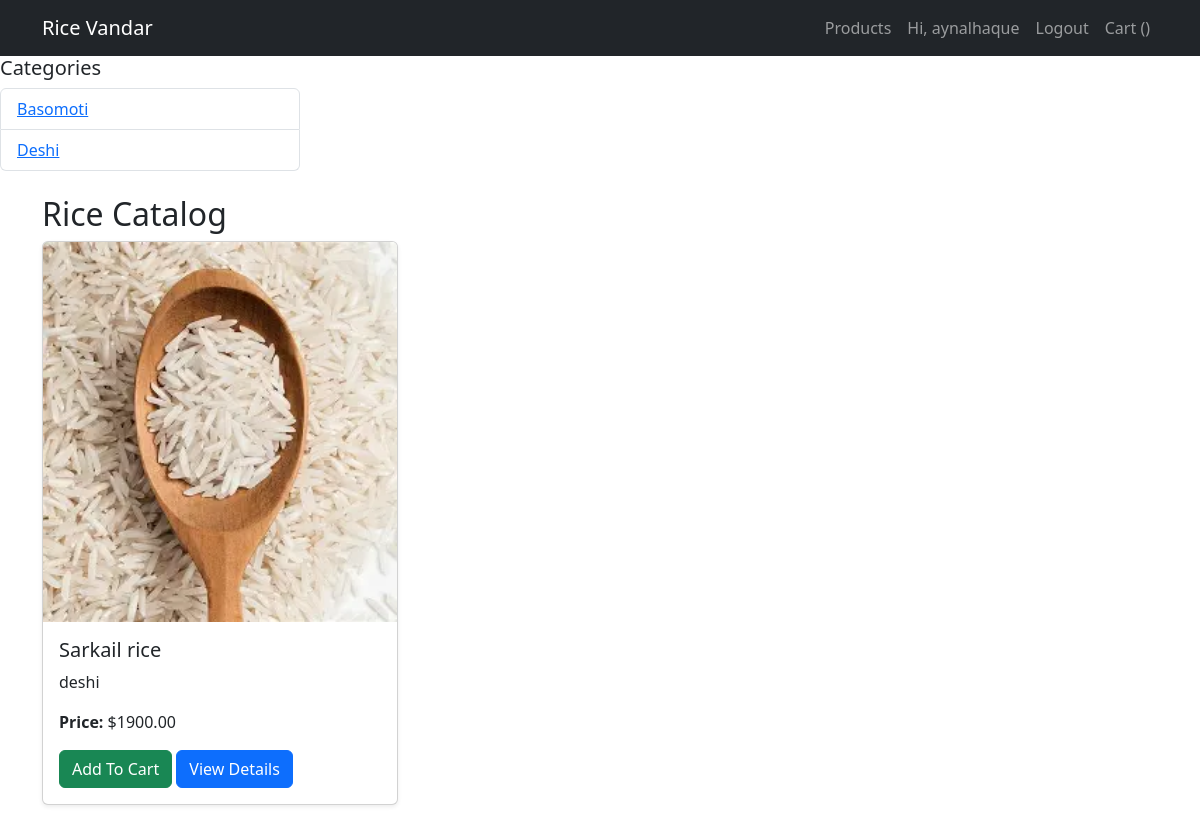
/category/1/ (signed in), run on the app's committed database.
### catalogue/models.py (models this page shows, shortened)
class RiceCategory(models.Model):
    name = models.CharField(max_length=100, unique=True)
    description = models.TextField(blank=True, null=True)
    class Meta:
        verbose_name_plural = "Rice Categories"

class Product(models.Model):
    name = models.CharField(max_length=200)
    category = models.ForeignKey(RiceCategory, on_delete=models.CASCADE, related_name="products", null=True, blank=True)
    description = models.TextField(blank=True)
    price = models.DecimalField(max_digits=10, decimal_places=2)
    stock = models.PositiveIntegerField(default=0)
    image = models.ImageField(upload_to='products/', blank=True, null=True)
    created_at = models.DateTimeField(auto_now_add=True)
    updated_at = models.DateTimeField(auto_now=True)

### catalogue/views.py (the view)
# urls.py: path('category/<int:category_id>/', views.category_products, name='category_products'),
def category_products(request, category_id):
    category = get_object_or_404(RiceCategory, pk=category_id)
    products = category.products.all()
    categories = RiceCategory.objects.all()
    return render(request, 'catalogue/product_list.html', {'products': products, 'categories': categories})

### templates/catalogue/product_list.html (shortened to what this page needs)
{% extends "base.html" %}
{% block content %}
<h2>Rice Catalog</h2>
<div class="row">
    {% for product in products %}
    <div class="col-md-4 mb-3">
        <div class="card h-100 shadow-sm">
            {% if product.image %}
            <img src="{{ product.image.url }}" class="card-img-top" alt="{{ product.name }}">
            {% endif %}
            <div class="card-body">
                <h5 class="card-title">{{ product.name }}</h5>
                <p class="card-text">{{ product.description|truncatechars:100 }}</p>
                <p class="card-text"><strong>Price:</strong> ${{ product.price }}</p>
             <a href="{% url 'cart:add_to_cart' product.id %}" class="btn btn-success">Add To Cart</a>
                <a href="{% url 'catalogue:product_detail' product.pk %}" class="btn btn-primary">View Details</a>
            </div>
        </div>
    </div>
    {% empty %}
    <p>No products available.</p>
    {% endfor %}
</div>
{% endblock %}

### templates/base.html (shortened to what this page needs)
{% load static %}
<!DOCTYPE html>
<html lang="en">
<head>
    <link rel="stylesheet" href="{% static 'css/styles.css' %}?v={{ time }}">
    <link href="https://cdn.jsdelivr.net/npm/bootstrap@5.3.0/dist/css/bootstrap.min.css" rel="stylesheet">
</head>
<body>
    <nav class="navbar navbar-expand-lg navbar-dark bg-dark">
      <div class="container">
        <a class="navbar-brand " href="{% url 'catalogue:product_list' %}">Rice Vandar</a>
        <div>
          <ul class="navbar-nav">
            <li class="nav-item"><a class="nav-link" href="{% url 'catalogue:product_list' %}">Products</a></li>
            {% if user.is_authenticated %}
              <li class="nav-item"><a class="nav-link" href="{% url 'accounts:profile' %}">Hi, {{ user.username }}</a></li>
              <li class="nav-item"><a class="nav-link" href="{% url 'accounts:logout' %}">Logout</a></li>
            {% else %}
              <li class="nav-item"><a class="nav-link" href="{% url 'accounts:login' %}">Login</a></li>
              <li class="nav-item"><a class="nav-link" href="{% url 'accounts:register' %}">Register</a></li>
            {% endif %}
            <li class="nav-item"><a class="nav-link" href="{% url 'cart:view_cart' %}">Cart ({{ cart_item_count }})</a></li>
          </ul>
        </div>
      </div>
    </nav>
 <div class="col-md-3">
                <h5>Categories</h5>
                <ul class="list-group">
                    {% for cat in categories %}
                        <li class="list-group-item">
                            <a href="{% url 'catalogue:category_products' cat.id %}">{{ cat.name }}</a>
                        </li>
                    {% empty %}
                        <li class="list-group-item">No categories available</li>
                    {% endfor %}
                </ul>
            </div>
    <div class="container mt-4">
        {% block content %}{% endblock %}
    </div>
</body>
</html>

### static/css/styles.css (style rules this page uses)
body { background-color: hwb(110 23% 49%); color: black; }

### data on the page
RiceCategory: name "Basomoti"
RiceCategory: name "Deshi"
Product: image (picture), name "Sarkail rice", description "deshi", price "1900.00"

### other printed values
{{ user.username }} "aynalhaque"
